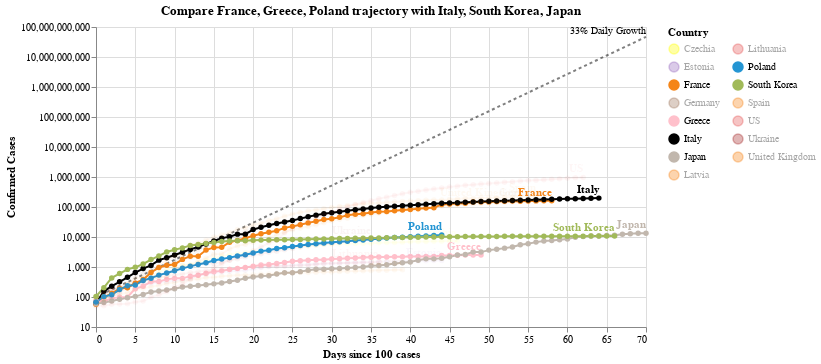

Notebook source saved alongside this figure:
### Code cell
#hide_input
chart2 = make_since_chart(['France', 'Greece', 'Poland'])
chart2

### Figure 1 — Vega-Lite specification as saved in the notebook (floating-point values rounded to 4 significant figures; data arrays with more than 128 entries replaced by an {"elided": "..."} marker saying what was removed)
{"config": {"view": {"continuousWidth": 400, "continuousHeight": 300}}, "layer": [{"mark": {"type": "line", "color": "black", "opacity": 0.5, "strokeDash": [3, 3]}, "encoding": {"x": {"type": "quantitative", "field": "Days since 100 cases"}, "y": {"type": "quantitative", "field": "Confirmed Cases"}}}, {"mark": {"type": "text", "align": "right", "dy": -6, "fontSize": 10, "text": "33% Daily Growth"}, "encoding": {"x": {"type": "quantitative", "field": "Days since 100 cases"}, "y": {"type": "quantitative", "field": "Confirmed Cases"}}, "transform": [{"filter": "(datum['Days since 100 cases'] >= 70)"}]}, {"data": {"name": "data-0e9b0f6815613332706c91ac41e01c24"}, "mark": {"type": "line", "point": true}, "encoding": {"color": {"type": "nominal", "field": "Country", "legend": {"columns": 2}, "scale": {"domain": ["Czechia", "Estonia", "France", "Germany", "Greece", "Italy", "Japan", "Latvia", "Lithuania", "Poland", "South Korea", "Spain", "US", "Ukraine", "United Kingdom"], "range": ["yellow", "#9467bd", "#F58518", "#9D755D", "pink", "black", "#C1B7AD", "#F58518", "#E45756", "#2495D3", "#A1BA59", "#F58518", "#E45756", "brown", "#F58518"]}}, "opacity": {"condition": {"value": 1, "selection": "selector005"}, "value": 0.05}, "tooltip": [{"type": "nominal", "field": "Country"}, {"type": "temporal", "field": "Date"}, {"type": "quantitative", "field": "Confirmed Cases"}, {"type": "quantitative", "field": "Days since 100 cases"}], "x": {"type": "quantitative", "field": "Days since 100 cases"}, "y": {"type": "quantitative", "field": "Confirmed Cases", "scale": {"type": "log"}}}, "selection": {"selector005": {"type": "multi", "fields": ["Country"], "bind": "legend", "init": [{"Country": "France"}, {"Country": "Greece"}, {"Country": "Poland"}, {"Country": "Italy"}, {"Country": "South Korea"}, {"Country": "Japan"}]}}, "width": 550}, {"data": {"name": "data-0e9b0f6815613332706c91ac41e01c24"}, "mark": {"type": "text", "align": "right", "dy": -8, "fontWeight": "bold"}, "encoding": {"color": {"type": "nominal", "field": "Country", "legend": {"columns": 2}, "scale": {"domain": ["Czechia", "Estonia", "France", "Germany", "Greece", "Italy", "Japan", "Latvia", "Lithuania", "Poland", "South Korea", "Spain", "US", "Ukraine", "United Kingdom"], "range": ["yellow", "#9467bd", "#F58518", "#9D755D", "pink", "black", "#C1B7AD", "#F58518", "#E45756", "#2495D3", "#A1BA59", "#F58518", "#E45756", "brown", "#F58518"]}}, "opacity": {"condition": {"value": 1, "selection": "selector005"}, "value": 0.05}, "text": {"type": "nominal", "field": "Country"}, "tooltip": [{"type": "nominal", "field": "Country"}, {"type": "temporal", "field": "Date"}, {"type": "quantitative", "field": "Confirmed Cases"}, {"type": "quantitative", "field": "Days since 100 cases"}], "x": {"type": "quantitative", "field": "Days since 100 cases"}, "y": {"type": "quantitative", "field": "Confirmed Cases", "scale": {"type": "log"}}}, "transform": [{"filter": "(datum['Date'] >= 1587859200000)"}], "width": 550}], "data": {"name": "data-d5276c24790f743b3f5c40ddfbd27d02"}, "title": "Compare France, Greece, Poland trajectory with Italy, South Korea, Japan", "$schema": "https://vega.github.io/schema/vega-lite/v4.0.2.json", "datasets": {"data-d5276c24790f743b3f5c40ddfbd27d02": [{"Days since 100 cases": 0, "Confirmed Cases": 100.0}, {"Days since 100 cases": 1, "Confirmed Cases": 133.0}, {"Days since 100 cases": 2, "Confirmed Cases": 176.9}, {"Days since 100 cases": 3, "Confirmed Cases": 235.3}, {"Days since 100 cases": 4, "Confirmed Cases": 312.9}, {"Days since 100 cases": 5, "Confirmed Cases": 416.2}, {"Days since 100 cases": 6, "Confirmed Cases": 553.5}, {"Days since 100 cases": 7, "Confirmed Cases": 736.1}, {"Days since 100 cases": 8, "Confirmed Cases": 979.1}, {"Days since 100 cases": 9, "Confirmed Cases": 1302.0}, {"Days since 100 cases": 10, "Confirmed Cases": 1732.0}, {"Days since 100 cases": 11, "Confirmed Cases": 2303.0}, {"Days since 100 cases": 12, "Confirmed Cases": 3064.0}, {"Days since 100 cases": 13, "Confirmed Cases": 4074.0}, {"Days since 100 cases": 14, "Confirmed Cases": 5419.0}, {"Days since 100 cases": 15, "Confirmed Cases": 7207.0}, {"Days since 100 cases": 16, "Confirmed Cases": 9586.0}, {"Days since 100 cases": 17, "Confirmed Cases": 12750.0}, {"Days since 100 cases": 18, "Confirmed Cases": 16960.0}, {"Days since 100 cases": 19, "Confirmed Cases": 22550.0}, {"Days since 100 cases": 20, "Confirmed Cases": 29990.0}, {"Days since 100 cases": 21, "Confirmed Cases": 39890.0}, {"Days since 100 cases": 22, "Confirmed Cases": 53060.0}, {"Days since 100 cases": 23, "Confirmed Cases": 70560.0}, {"Days since 100 cases": 24, "Confirmed Cases": 93850.0}, {"Days since 100 cases": 25, "Confirmed Cases": 124800.0}, {"Days since 100 cases": 26, "Confirmed Cases": 166000.0}, {"Days since 100 cases": 27, "Confirmed Cases": 220800.0}, {"Days since 100 cases": 28, "Confirmed Cases": 293700.0}, {"Days since 100 cases": 29, "Confirmed Cases": 390600.0}, {"Days since 100 cases": 30, "Confirmed Cases": 519500.0}, {"Days since 100 cases": 31, "Confirmed Cases": 690900.0}, {"Days since 100 cases": 32, "Confirmed Cases": 918900.0}, {"Days since 100 cases": 33, "Confirmed Cases": 1222000.0}, {"Days since 100 cases": 34, "Confirmed Cases": 1625000.0}, {"Days since 100 cases": 35, "Confirmed Cases": 2162000.0}, {"Days since 100 cases": 36, "Confirmed Cases": 2875000.0}, {"Days since 100 cases": 37, "Confirmed Cases": 3824000.0}, {"Days since 100 cases": 38, "Confirmed Cases": 5086000.0}, {"Days since 100 cases": 39, "Confirmed Cases": 6764000.0}, {"Days since 100 cases": 40, "Confirmed Cases": 8996000.0}, {"Days since 100 cases": 41, "Confirmed Cases": 11970000.0}, {"Days since 100 cases": 42, "Confirmed Cases": 15910000.0}, {"Days since 100 cases": 43, "Confirmed Cases": 21170000.0}, {"Days since 100 cases": 44, "Confirmed Cases": 28150000.0}, {"Days since 100 cases": 45, "Confirmed Cases": 37440000.0}, {"Days since 100 cases": 46, "Confirmed Cases": 49790000.0}, {"Days since 100 cases": 47, "Confirmed Cases": 66230000.0}, {"Days since 100 cases": 48, "Confirmed Cases": 88080000.0}, {"Days since 100 cases": 49, "Confirmed Cases": 117100000.0}, {"Days since 100 cases": 50, "Confirmed Cases": 155800000.0}, {"Days since 100 cases": 51, "Confirmed Cases": 207200000.0}, {"Days since 100 cases": 52, "Confirmed Cases": 275600000.0}, {"Days since 100 cases": 53, "Confirmed Cases": 366600000.0}, {"Days since 100 cases": 54, "Confirmed Cases": 487500000.0}, {"Days since 100 cases": 55, "Confirmed Cases": 648400000.0}, {"Days since 100 cases": 56, "Confirmed Cases": 862400000.0}, {"Days since 100 cases": 57, "Confirmed Cases": 1147000000.0}, {"Days since 100 cases": 58, "Confirmed Cases": 1525000000.0}, {"Days since 100 cases": 59, "Confirmed Cases": 2029000000.0}, {"Days since 100 cases": 60, "Confirmed Cases": 2698000000.0}, {"Days since 100 cases": 61, "Confirmed Cases": 3589000000.0}, {"Days since 100 cases": 62, "Confirmed Cases": 4773000000.0}, {"Days since 100 cases": 63, "Confirmed Cases": 6348000000.0}, {"Days since 100 cases": 64, "Confirmed Cases": 8443000000.0}, {"Days since 100 cases": 65, "Confirmed Cases": 11230000000.0}, {"Days since 100 cases": 66, "Confirmed Cases": 14940000000.0}, {"Days since 100 cases": 67, "Confirmed Cases": 19860000000.0}, {"Days since 100 cases": 68, "Confirmed Cases": 26420000000.0}, {"Days since 100 cases": 69, "Confirmed Cases": 35140000000.0}, {"Days since 100 cases": 70, "Confirmed Cases": 46730000000.0}], "data-0e9b0f6815613332706c91ac41e01c24": {"elided": "795 records"}}}
